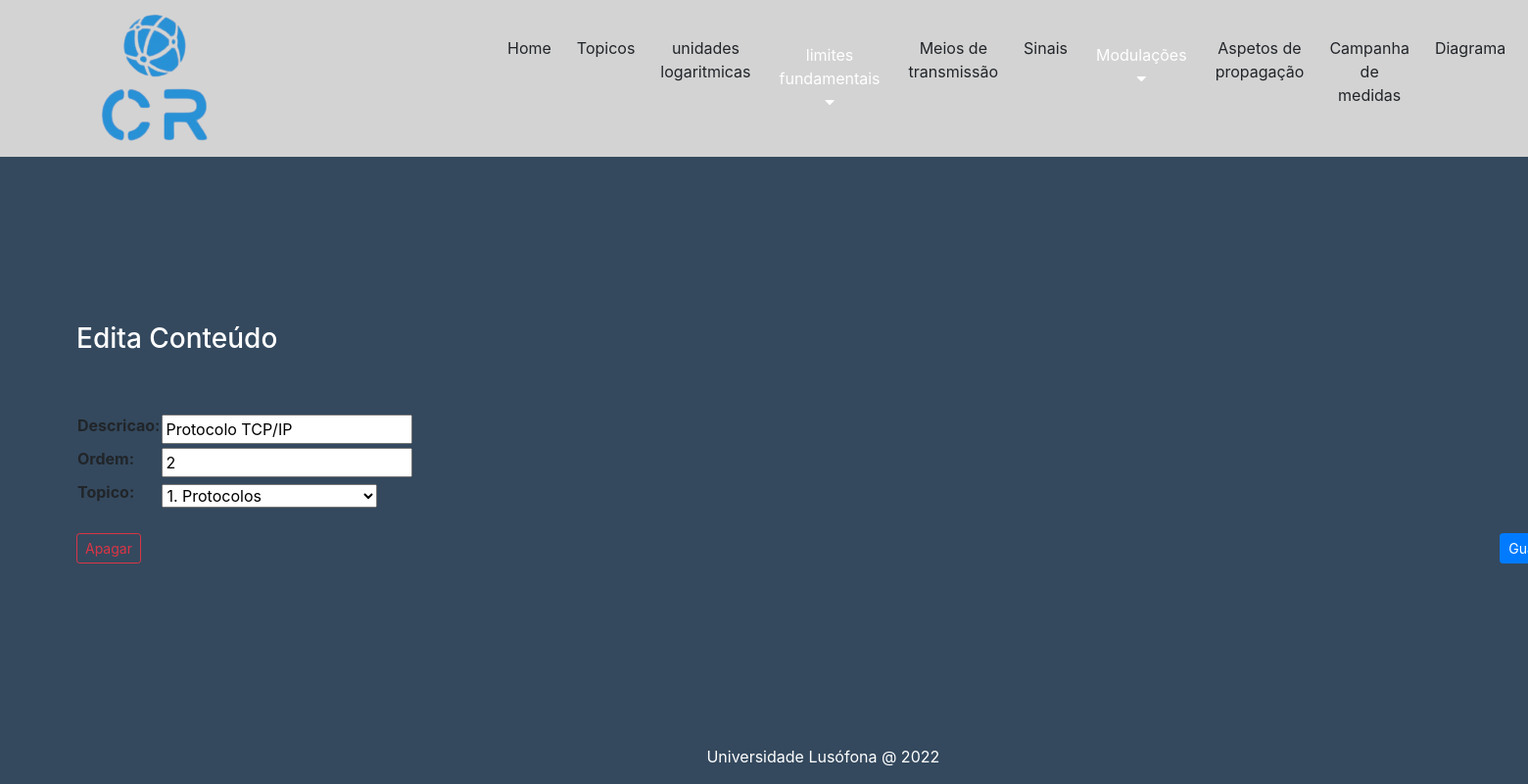
/edita_conteudo/2, run on the app's committed database.
### core/models.py (models this page shows, shortened)
class Conteudo(models.Model):
    descricao = models.CharField(max_length=200)
    ordem = models.IntegerField()
    topico = models.ForeignKey(Topico, related_name='conteudos', on_delete=models.CASCADE)

class Topico(models.Model):
    nome = models.CharField(max_length=50)
    ordem = models.IntegerField()
    def __str__(self):
        return f'{self.ordem}. {self.nome}'

### core/views.py (the view)
# urls.py: path("edita_conteudo/<int:conteudo_id>", views.edita_conteudo_view, name='edita_conteudo'),
def edita_conteudo_view(request, conteudo_id):
    conteudo = Conteudo.objects.get(id=conteudo_id)
    conteudo_form = ConteudoForm(request.POST or None, instance=conteudo)
    if request.method == "POST" and conteudo_form.is_valid():
        conteudo_form.save()
        return redirect('core:edita_topicos')
    context = {'conteudo_form':conteudo_form, 'conteudo_id':conteudo_id}
    return render(request, 'core/edita_conteudo.html', context)

### core/forms.py
class ConteudoForm(ModelForm):
    class Meta:
        model = Conteudo
        fields = '__all__'

### templates/core/edita_conteudo.html (shortened to what this page needs)
{% extends "layout.html" %}
{% block main %}
    <h3>Edita Conteúdo</h3>
    <div>
        <form action=" {% url 'core:edita_conteudo' conteudo_id %}" method="POST">
            <table>
                {{conteudo_form}}
            </table>
            <div class="botoes">
                <a href="{% url 'core:apaga_conteudo' conteudo_id %}" class="btn btn-outline-danger btn-sm">Apagar</a>
                <input type="submit" value="Guardar" class="btn btn-primary btn-sm">
            </div>
        </form>
    </div>
{% endblock main %}

### static/styles.css (style rules this page uses)
body { height: 100vh; display: grid; grid-template-rows: 20vh 1fr 7vh; background-color: #34495e; }
main>div { width: 100%; }
div.botoes { width:100%; display: flex; flex-direction: row; justify-content: space-between; margin-top: 2ch; }

### templates/core/edita_conteudo.html (style rules this page uses)
h3 { color: white; }

### data on the page
Conteudo: descricao "Protocolo TCP/IP", topico "1. Protocolos"
Topico: ordem "2"
